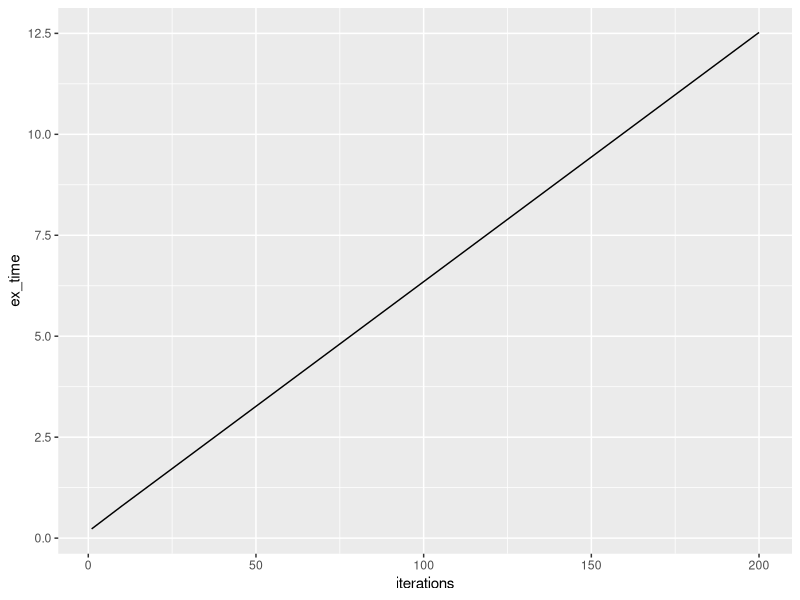
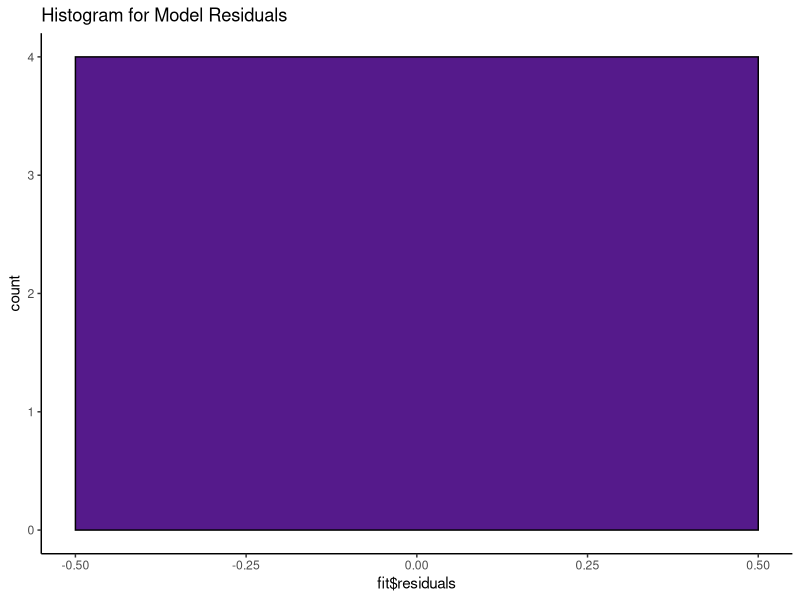
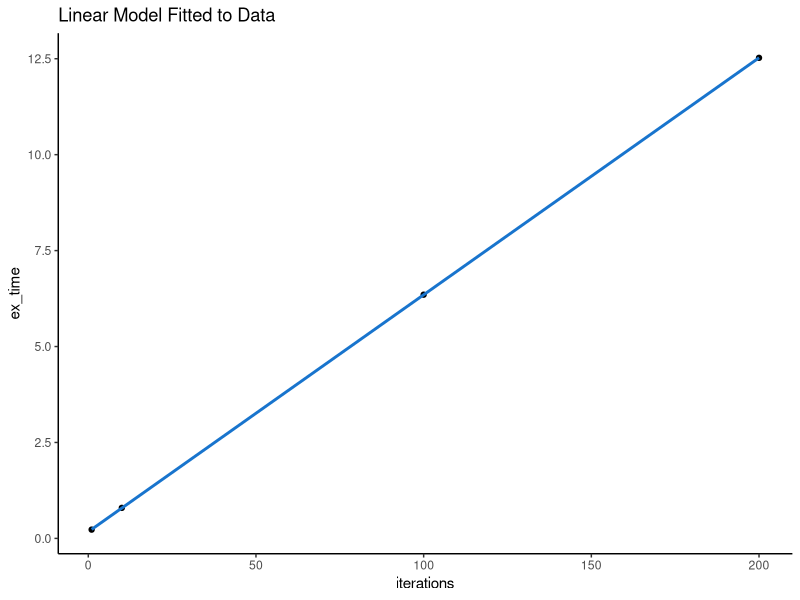

These charts were generated, in order, by the following R code:
rm(list = ls())
library("parallel")
library("tidyverse")
library("ggplot2")

ex_frame <- data.frame(iterations = c(seq(1,10,1),100,10000), 
                      ex_time = c(2.211089,2.334053, 2.75596,
                                  3.115905, 3.488181,3.647778,
                                  4.165789, 4.400713,4.926383,
                                  5.020474, 49.82251,8667.972))

# Two chains:
ex_frame <- data.frame(iterations = c(1,10,50,100,500), 
                       ex_time = c(2.211089,8.057199, 34.4963,
                                   67.76064,349.3564))

ex_frame <- data.frame(iterations = c(1,10,100,200), 
                       ex_time = c(0.228083833333, 0.79517883333, 6.350967, 12.52312))

ggplot(ex_frame) +
 geom_line(aes(iterations, ex_time))

fit <- lm( ex_time ~ iterations, data = ex_frame)
ggplot(data=ex_frame, aes(fit$residuals)) +
  geom_histogram(binwidth = 1, color = "black", fill = "purple4") +
  theme(panel.background = element_rect(fill = "white"),
        axis.line.x=element_line(),
        axis.line.y=element_line()) +
  ggtitle("Histogram for Model Residuals")

ggplot(data = ex_frame, aes(x = iterations, y = ex_time)) +
  geom_point() +
  stat_smooth(method = "lm", col = "dodgerblue3") +
  theme(panel.background = element_rect(fill = "white"),
        axis.line.x=element_line(),
        axis.line.y=element_line()) +
  ggtitle("Linear Model Fitted to Data")

predict(fit, data.frame(iterations = 10000))/3600


